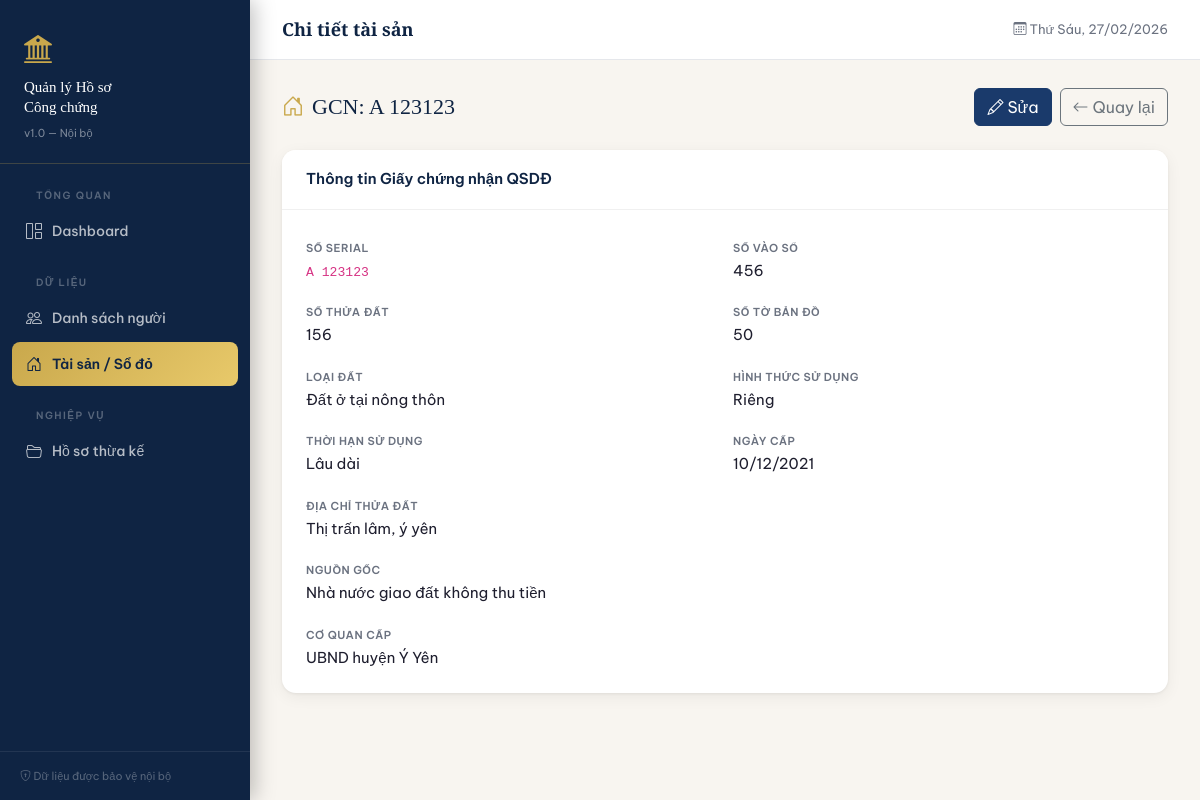
Screenshot of /properties/1 with the database file from the repository.
### models.py (models this page shows)
class Property(Base):
    __tablename__ = "properties"
    id                = Column(Integer, primary_key=True, index=True)
    so_serial         = Column(String(100), nullable=False, unique=True)
    so_vao_so         = Column(String(100), nullable=True)
    so_thua_dat       = Column(String(100), nullable=True)
    so_to_ban_do      = Column(String(100), nullable=True)
    dia_chi           = Column(Text,        nullable=False)
    loai_dat          = Column(String(100), nullable=True)
    hinh_thuc_su_dung = Column(String(100), nullable=True)
    thoi_han          = Column(String(100), nullable=True)
    nguon_goc         = Column(Text,        nullable=True)
    ngay_cap          = Column(Date,        nullable=True)
    co_quan_cap       = Column(String(200), nullable=True)
    created_at        = Column(DateTime,    server_default=func.now())
    inheritance_cases = relationship("InheritanceCase", back_populates="tai_san")

### routers/properties.py (the view)
@router.get("/{pid}")
def detail(pid: int, request: Request, db: Session = Depends(get_db)):
    p = db.query(Property).filter(Property.id == pid).first()
    if not p: raise HTTPException(404)
    return templates.TemplateResponse("properties/detail.html", {"request": request, "obj": p})

### templates/properties/detail.html (shortened to what this page needs)
{% extends "base.html" %}
{% block topbar_title %}Chi tiết tài sản{% endblock %}
{% block content %}
<div class="page-header">
  <h2><i class="bi bi-house-door me-2" style="color:var(--gold)"></i>GCN: {{ obj.so_serial }}</h2>
  <div class="d-flex gap-2">
    <a href="/properties/{{ obj.id }}/edit" class="btn btn-primary"><i class="bi bi-pencil me-1"></i>Sửa</a>
    <a href="/properties" class="btn btn-outline-secondary"><i class="bi bi-arrow-left me-1"></i>Quay lại</a>
  </div>
</div>
<div class="card">
  <div class="card-header">Thông tin Giấy chứng nhận QSDĐ</div>
  <div class="card-body">
    <div class="info-grid">
      <div class="info-item"><label>Số Serial</label><span><code>{{ obj.so_serial }}</code></span></div>
      <div class="info-item"><label>Số vào sổ</label><span>{{ obj.so_vao_so or '—' }}</span></div>
      <div class="info-item"><label>Số thửa đất</label><span>{{ obj.so_thua_dat or '—' }}</span></div>
      <div class="info-item"><label>Số tờ bản đồ</label><span>{{ obj.so_to_ban_do or '—' }}</span></div>
      <div class="info-item"><label>Loại đất</label><span>{{ obj.loai_dat or '—' }}</span></div>
      <div class="info-item"><label>Hình thức sử dụng</label><span>{{ obj.hinh_thuc_su_dung or '—' }}</span></div>
      <div class="info-item"><label>Thời hạn sử dụng</label><span>{{ obj.thoi_han or '—' }}</span></div>
      <div class="info-item"><label>Ngày cấp</label><span>{{ obj.ngay_cap.strftime('%d/%m/%Y') if obj.ngay_cap else '—' }}</span></div>
      <div class="info-item" style="grid-column:1/-1"><label>Địa chỉ thửa đất</label><span>{{ obj.dia_chi }}</span></div>
      <div class="info-item" style="grid-column:1/-1"><label>Nguồn gốc</label><span>{{ obj.nguon_goc or '—' }}</span></div>
      <div class="info-item" style="grid-column:1/-1"><label>Cơ quan cấp</label><span>{{ obj.co_quan_cap or '—' }}</span></div>
    </div>
  </div>
</div>
{% endblock %}

### templates/base.html (style rules this page uses)
:root { --navy: #0f2443; --navy2: #1a3a6b; --gold: #c9a84c; --gold2: #e8c96a; --cream: #f8f5f0; --text: #1e1e2e; --muted: #6b7280; --sidebar-w: 250px; }
* { box-sizing: border-box; }
body { font-family: 'Be Vietnam Pro', sans-serif; background: var(--cream); color: var(--text); margin: 0; }
.card { border: none; border-radius: 14px; box-shadow: 0 1px 3px rgba(0,0,0,.06), 0 4px 16px rgba(0,0,0,.06); background: #fff; }
.card-header { background: #fff; border-bottom: 1px solid #f0f0f0; border-radius: 14px 14px 0 0 !important; padding: 18px 24px; font-weight: 600; font-size: 15px; color: var(--navy); }
.card-body { padding: 24px; }
.btn-primary { background: var(--navy2); border-color: var(--navy2); }
.page-header { display: flex; align-items: center; justify-content: space-between; margin-bottom: 24px; }
.page-header h2 { font-family: 'Playfair Display', serif; font-size: 22px; color: var(--navy); margin: 0; }
.info-grid { display: grid; grid-template-columns: 1fr 1fr; gap: 16px; }
.info-item label { font-size: 11px; font-weight: 600; color: var(--muted); text-transform: uppercase; letter-spacing: .5px; }
.info-item span { display: block; font-size: 15px; color: var(--text); margin-top: 2px; }

### rows the page displays
Property: so_serial "A 123123", so_vao_so "456", so_thua_dat "156", so_to_ban_do "50", loai_dat "Đất ở tại nông thôn", hinh_thuc_su_dung "Riêng", thoi_han "Lâu dài", ngay_cap "10/12/2021", dia_chi "Thị trấn lâm, ý yên", nguon_goc "Nhà nước giao đất không thu tiền", co_quan_cap "UBND huyện Ý Yên"
